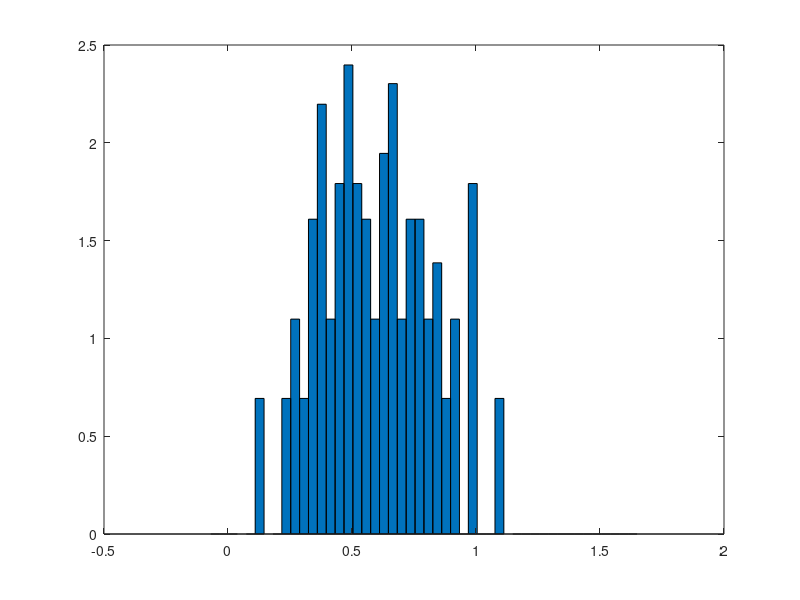

The MATLAB script that drew this image:
% A = importdata('summary_withRoots.tsv');
clear all; close all; clc;
A = importdata('ttt.txt');
A = A.data;
% A = A.textdata;
% B = A.data;
% A{1,1} = 'name';
% A{1,2} = 'vol';
% A{1,3} = 'len';
% A{1,4} = '<r>_vl';
% A{1,5} = '<r>_obs';
arr = [];
% loop through all the ...
for i = 1:114
    if(A(i,6) > 0)
        name = A(i,1);
        vol  = A(i,2);
        len  = A(i,3);
        r1   = A(i,4);
        r2   = A(i,5);
        par  = A(i,6);
        num_child  = A(i,7);
        c1   = A(i,8);
        c2   = A(i,9);
        rk = A(i,4);
        %rk = A(idx_par,5);
        arr = [arr rk];
    end
end
%numIntervals = 10;
%intervalWidth = (max(arr)-min(arr))/numIntervals;
%x = min(arr):intervalWidth:max(arr);
%ncount = histc(arr,x);
%relativefreq = ncount/length(arr);
%bar(x-intervalWidth/2, relativefreq, 1)
%xlim([min(x) max(x)]);
%set(gca, 'xtick',x);

bins = logspace(log10(min(arr)), log10(max(arr)));
frequency = [];
for i = 1:50
    count = 0;
    for a = arr
        if i ==50
            count = 1;
        else if a >= bins(i) && a < bins(i+1)
                count = count + 1;
            end
        end
    end
    frequency = [frequency count];
end
frequency = log(frequency);
bins = log(bins);
y2 = min(find(frequency == max(frequency)));
bar(bins, frequency, 1);
-1/((max(frequency)-frequency(50))/(bins(y2)-bins(50)))
